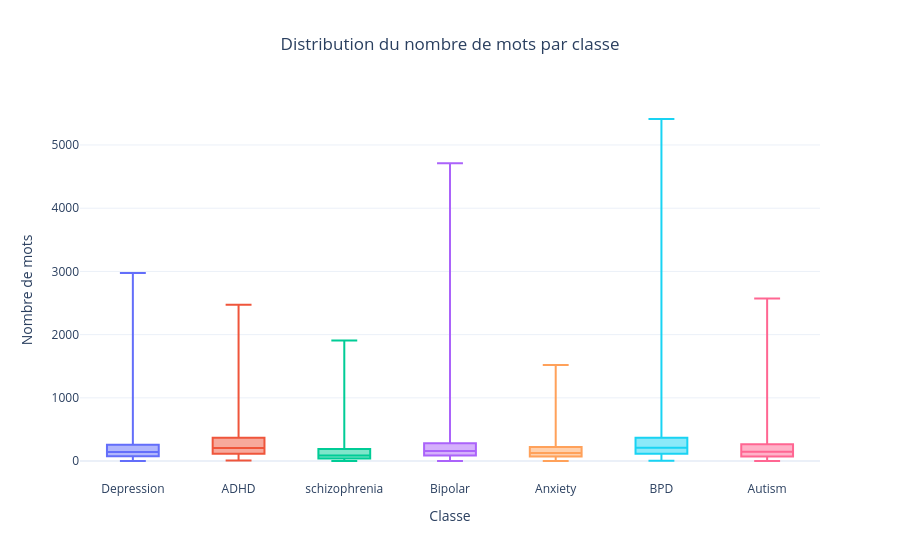

This figure's notebook cell:
### Code cell
# --- 1.3.2 Length-Based Summary by Class ---

clinical_dist = (
    df.groupby(TARGET_COL)["text_len_words"]
    .agg(["count", "mean", "median", "std", "min", "max"])
    .round(2)
    .sort_values(by="mean", ascending=False)
)

display(
    style_clinical_report(
        clinical_dist.style,
        title="Résumé des longueurs textuelles par classe",
        focus_classes=("Bipolar", "schizophrenia"),
        precision=2,
    )
)

clinical_dist.to_csv(EDA_TABLES_DIR / "length_summary_by_class.csv")

fig = px.box(
    df,
    x=TARGET_COL,
    y="text_len_words",
    color=TARGET_COL,
    template=PLOTLY_TEMPLATE,
    title="Distribution du nombre de mots par classe",
    points=False,
)

fig.update_layout(
    xaxis_title="Classe",
    yaxis_title="Nombre de mots",
    title_x=0.5,
    showlegend=False,
)

fig.write_html(str(EDA_FIGURES_DIR / "word_count_boxplot.html"))
fig.show()

print("✅ Length summary and boxplot saved")

### Figure 1 — Plotly figure (JSON) as saved in the notebook; plotly's stock layout.template omitted (floating-point values rounded to 4 significant figures; data arrays with more than 128 entries replaced by an {"elided": "..."} marker saying what was removed)
{"data": [{"alignmentgroup": "True", "boxpoints": false, "hovertemplate": "category=%{x}<br>text_len_words=%{y}<extra></extra>", "legendgroup": "Depression", "marker": {"color": "#636efa"}, "name": "Depression", "notched": false, "offsetgroup": "Depression", "orientation": "v", "showlegend": true, "type": "box", "x": {"elided": "1433 str values"}, "x0": " ", "xaxis": "x", "y": {"elided": "1433 int values"}, "y0": " ", "yaxis": "y"}, {"alignmentgroup": "True", "boxpoints": false, "hovertemplate": "category=%{x}<br>text_len_words=%{y}<extra></extra>", "legendgroup": "ADHD", "marker": {"color": "#EF553B"}, "name": "ADHD", "notched": false, "offsetgroup": "ADHD", "orientation": "v", "showlegend": true, "type": "box", "x": {"elided": "2003 str values"}, "x0": " ", "xaxis": "x", "y": {"elided": "2003 int values"}, "y0": " ", "yaxis": "y"}, {"alignmentgroup": "True", "boxpoints": false, "hovertemplate": "category=%{x}<br>text_len_words=%{y}<extra></extra>", "legendgroup": "schizophrenia", "marker": {"color": "#00cc96"}, "name": "schizophrenia", "notched": false, "offsetgroup": "schizophrenia", "orientation": "v", "showlegend": true, "type": "box", "x": {"elided": "978 str values"}, "x0": " ", "xaxis": "x", "y": {"elided": "978 int values"}, "y0": " ", "yaxis": "y"}, {"alignmentgroup": "True", "boxpoints": false, "hovertemplate": "category=%{x}<br>text_len_words=%{y}<extra></extra>", "legendgroup": "Bipolar", "marker": {"color": "#ab63fa"}, "name": "Bipolar", "notched": false, "offsetgroup": "Bipolar", "orientation": "v", "showlegend": true, "type": "box", "x": {"elided": "1824 str values"}, "x0": " ", "xaxis": "x", "y": {"elided": "1824 int values"}, "y0": " ", "yaxis": "y"}, {"alignmentgroup": "True", "boxpoints": false, "hovertemplate": "category=%{x}<br>text_len_words=%{y}<extra></extra>", "legendgroup": "Anxiety", "marker": {"color": "#FFA15A"}, "name": "Anxiety", "notched": false, "offsetgroup": "Anxiety", "orientation": "v", "showlegend": true, "type": "box", "x": {"elided": "1918 str values"}, "x0": " ", "xaxis": "x", "y": {"elided": "1918 int values"}, "y0": " ", "yaxis": "y"}, {"alignmentgroup": "True", "boxpoints": false, "hovertemplate": "category=%{x}<br>text_len_words=%{y}<extra></extra>", "legendgroup": "BPD", "marker": {"color": "#19d3f3"}, "name": "BPD", "notched": false, "offsetgroup": "BPD", "orientation": "v", "showlegend": true, "type": "box", "x": {"elided": "1618 str values"}, "x0": " ", "xaxis": "x", "y": {"elided": "1618 int values"}, "y0": " ", "yaxis": "y"}, {"alignmentgroup": "True", "boxpoints": false, "hovertemplate": "category=%{x}<br>text_len_words=%{y}<extra></extra>", "legendgroup": "Autism", "marker": {"color": "#FF6692"}, "name": "Autism", "notched": false, "offsetgroup": "Autism", "orientation": "v", "showlegend": true, "type": "box", "x": {"elided": "1497 str values"}, "x0": " ", "xaxis": "x", "y": {"elided": "1497 int values"}, "y0": " ", "yaxis": "y"}], "layout": {"boxmode": "overlay", "legend": {"title": {"text": "category"}, "tracegroupgap": 0}, "showlegend": false, "title": {"text": "Distribution du nombre de mots par classe", "x": 0.5}, "xaxis": {"anchor": "y", "categoryarray": ["Depression", "ADHD", "schizophrenia", "Bipolar", "Anxiety", "BPD", "Autism"], "categoryorder": "array", "domain": [0, 1], "title": {"text": "Classe"}}, "yaxis": {"anchor": "x", "domain": [0, 1], "title": {"text": "Nombre de mots"}}}}
